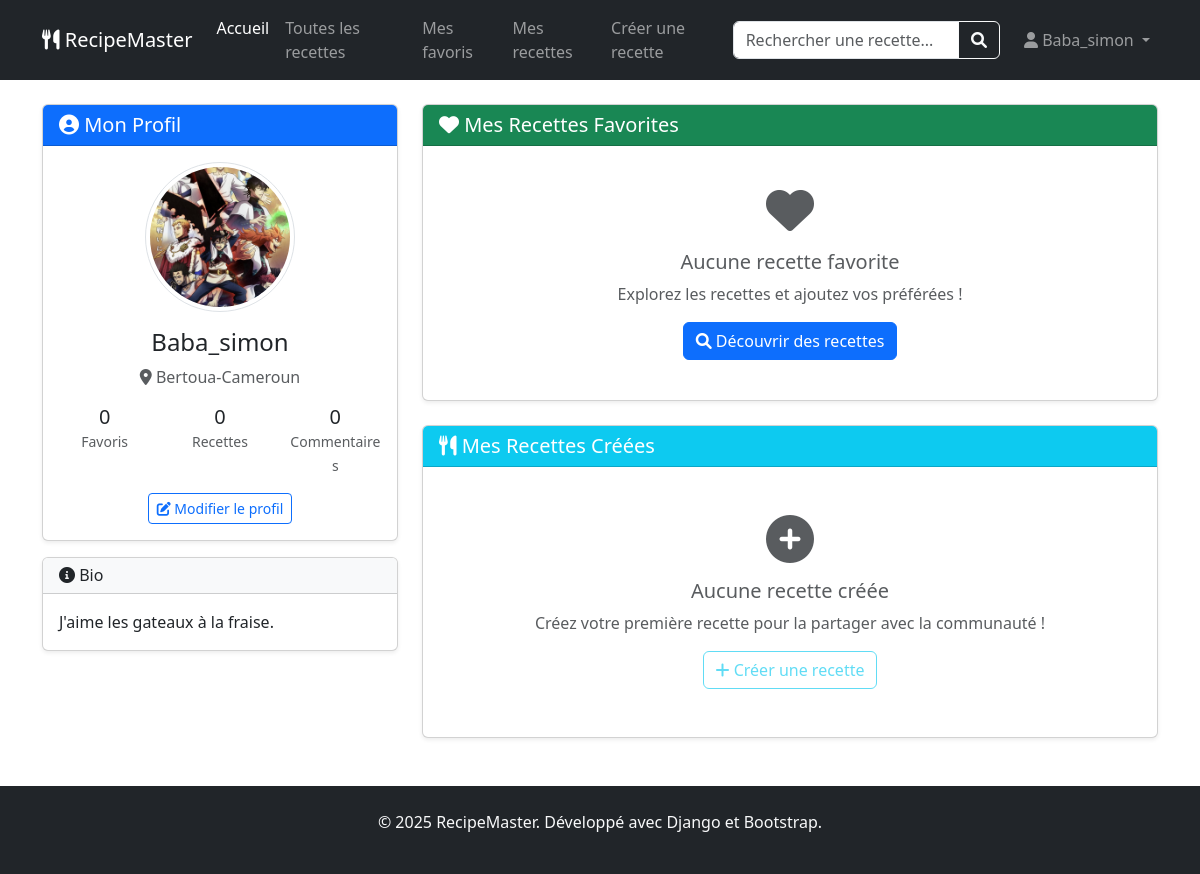
/profil/ (signed in), run on an earlier commit of the app's database.
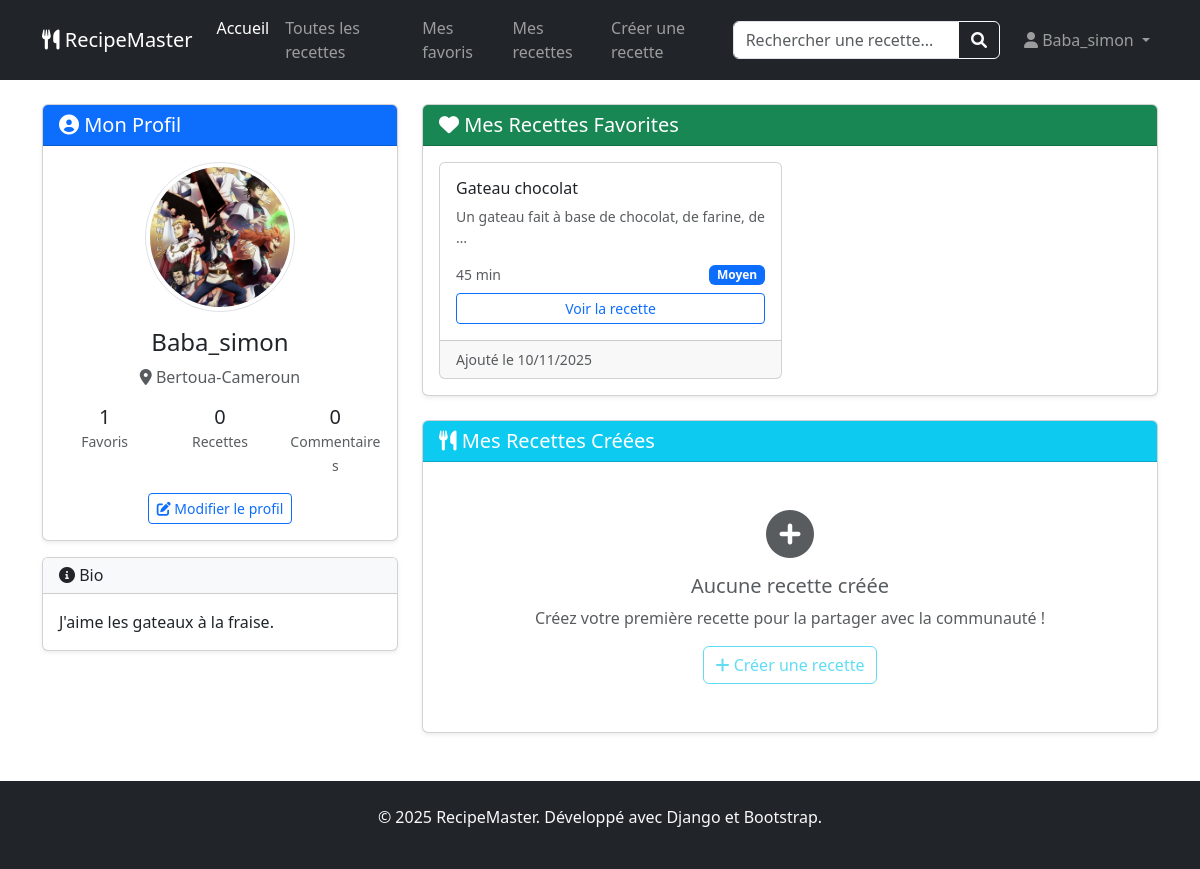
And on a later commit of the database.
### profiles/models.py (models this page shows, shortened)
class Favorite(models.Model):
    user_profile = models.ForeignKey(
        UserProfile,
        on_delete=models.CASCADE,
        related_name='favorites',  #user_profile.favorites_relation.all()
        verbose_name='Profil utilisateur'
    )
    recipe = models.ForeignKey(
        Recipe,
        on_delete=models.CASCADE,
        related_name='favorited_by',  # recipe.favorited_by.all()
        verbose_name='Recette'
    )
    date_added = models.DateTimeField(
        auto_now_add=True,
        verbose_name='Date d\'ajout'
    )
    class Meta:
        verbose_name = 'Favori'
        verbose_name_plural = 'Favoris'
        unique_together = ['user_profile', 'recipe']  # Évite les doublons

### recipes/models.py (models this page shows, shortened)
class Recipe(models.Model):
    DIFFICULTE_CHOICES = [
        ('facile', 'Facile'),
        ('moyen', 'Moyen'),
        ('difficile', 'Difficile'),
    ]
    titre = models.CharField(
        max_length=100,
        unique=True,
        verbose_name="Titre de la recette"  # ✅ Correction orthographe
    )
    categorie = models.ForeignKey(
        Category,
        on_delete=models.SET_NULL,  # Si on supprime la catégorie, la recette garde sa catégorie vide
        null=True,
        blank=True,
        related_name='recettes',
        verbose_name='Catégorie'
    )
    description = models.TextField(  # ✅ TextField au lieu de CharField pour texte long
        max_length=1000,
        verbose_name='Description'
    )
    temps_preparation = models.PositiveIntegerField(  # ✅ Temps en minutes
        verbose_name="Temps de préparation (minutes)"
    )
    difficulte = models.CharField(
        max_length=20,
        choices=DIFFICULTE_CHOICES,
        default='moyen',
        verbose_name="Niveau de difficulté"
    )
    auteur = models.ForeignKey(
        User,
        on_delete=models.CASCADE,
        related_name='recettes',
        verbose_name='Auteur',
        null= True,
        blank= True
    )
    date_creation = models.DateTimeField(auto_now_add=True)
    date_modification = models.DateTimeField(auto_now=True)
    class Meta:
        verbose_name = 'Recette'  # ✅ Orthographe
        verbose_name_plural = 'Recettes'
        ordering = ['titre']  # ✅ Ordre par titre

### profiles/views.py (the view)
# urls.py: path('profil/', profile, name='profile'),
@login_required
def profile(request):
    try:
        user_profile = UserProfile.objects.get(user=request.user)
        favorites = Favorite.objects.filter(user_profile=user_profile).select_related('recipe')
    except UserProfile.DoesNotExist:
        user_profile = UserProfile.objects.create(user=request.user)
        favorites = []
    context = {
        'user_profile': user_profile,
        'favorites': favorites,
    }
    return render(request, 'profiles/profile.html', context)

### profiles/templates/profiles/profile.html (shortened to what the changed rows need)
{% extends 'recipes/base.html' %}
{% block content %}
<div class="container mt-4">
    <div class="row">
        <div class="col-lg-4">
            <div class="card shadow-sm">
                <div class="card-body text-center">
                    <div class="row text-center mt-3">
                        <div class="col-4">
                            <h5 class="mb-0">{{ favorites.count }}</h5>
                            <small class="text-muted">Favoris</small>
                        </div>
                    </div>
                </div>
            </div>
        </div>
        <div class="col-lg-8">
            <div class="card shadow-sm">
                <div class="card-body">
                    {% if favorites %}
                    <div class="row g-3">
                        {% for favorite in favorites %}
                        <div class="col-md-6">
                            <div class="card h-100">
                                <div class="card-body">
                                    <h6 class="card-title">{{ favorite.recipe.titre }}</h6>
                                    <p class="card-text text-muted small">
                                        {{ favorite.recipe.description|truncatewords:10 }}
                                    </p>
                                    <div class="d-flex justify-content-between align-items-center">
                                        <small class="text-muted">{{ favorite.recipe.temps_preparation }} min</small>
                                        <span class="badge bg-primary">{{ favorite.recipe.difficulte|title }}</span>
                                    </div>
                                    <a href="{% url 'recipe_detail' favorite.recipe.id %}"
                                       class="btn btn-outline-primary btn-sm w-100 mt-2">
                                        Voir la recette
                                    </a>
                                </div>
                                <div class="card-footer text-muted small">
                                    Ajouté le {{ favorite.date_added|date:"d/m/Y" }}
                                </div>
                            </div>
                        </div>
                        {% endfor %}
                    </div>
                    {% else %}
                    <div class="text-center py-4">
                        <i class="fas fa-heart fa-3x text-muted mb-3"></i>
                        <h5 class="text-muted">Aucune recette favorite</h5>
                        <p class="text-muted">Explorez les recettes et ajoutez vos préférées !</p>
                        <a href="{% url 'recipe_list' %}" class="btn btn-primary">
                            <i class="fas fa-search"></i> Découvrir des recettes
                        </a>
                    </div>
                    {% endif %}
                </div>
            </div>
        </div>
    </div>
</div>
{% endblock %}

What changed in the data, as far as the page shows it:
added Favorite: recipe.titre "Gateau chocolat", recipe.description "Un gateau fait à base de chocolat, de farine, de …", recipe.temps_preparation "45", recipe.difficulte "Moyen", date_added "10/11/2025"
Also different on the page:
{{ favorites.count }}: "0" → "1"
text no longer shown: "Aucune recette favorite Explorez les recettes et ajoutez vos préférées ! Découvrir des recettes"
